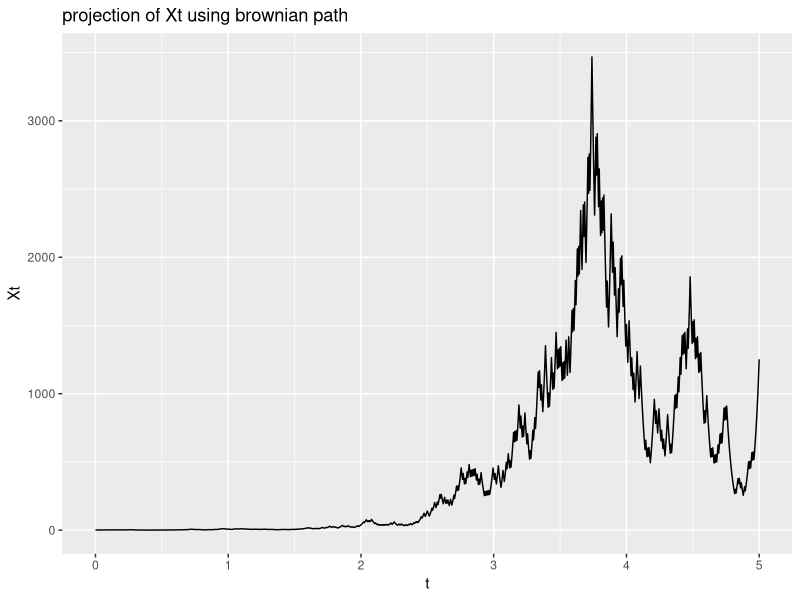
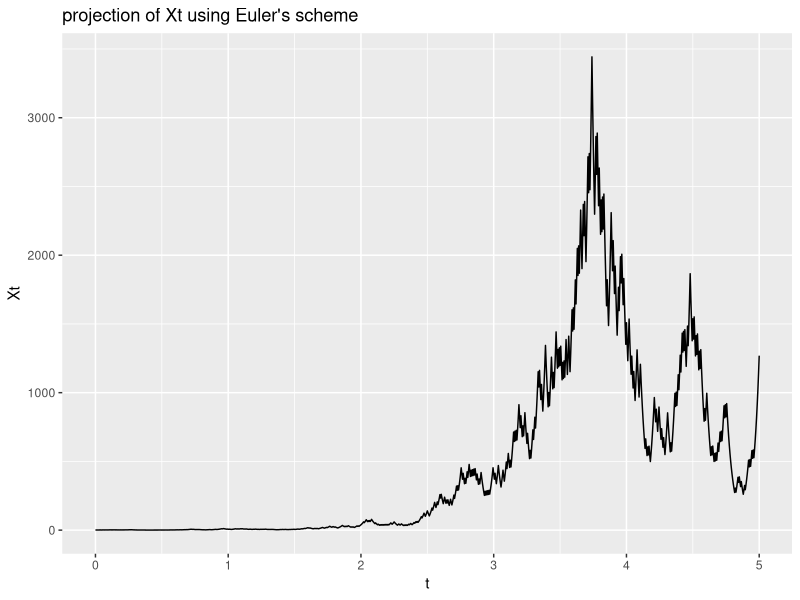

Source code (R) for these figures, in order:
## ---- chunk 1
knitr::opts_chunk$set(echo = TRUE)
## ---- chunk 2
library(ggplot2)

Sn <- function(n,T = 5){
  # Create function that produces random walk with step size sqrt(T/n)
  stepsize <- sqrt(T/n)
  Z <- rbinom(n+1,1,0.5)
  Z[Z==1] <- stepsize
  Z[Z==0] <- -stepsize
  B <- rep(0,n+1)
  for ( i in 1:n+1) { 
    B[i] = B[i-1] + Z[i] }
  return(B)
}

# Now plot the process Xn(t) for n = 1000 using a Brownian path
T <- 5
n <- 1000
B <- Sn(n)
t <- seq(0,T,length.out = length(B))
X <- exp(1.5*B+(2-1.5**2/2)*t)
dd1 <- as.data.frame(cbind(t,X))
q1 <- ggplot(data=dd1, aes(x=t)) + 
  geom_line(aes(y=X)) +
  ggtitle("projection of Xt using brownian path")+
  ylab("Xt") + xlab("t") 
q1

# Using the same Brownian with Euler's scheme
E <- rep(1,n+1)
for ( i in 1:n+1) { 
    E[i] = E[i-1] + 1.5*E[i-1]*(B[i]-B[i-1]) + 2*E[i-1]*T/n }
dd2 <- as.data.frame(cbind(t,E))
q2 <- ggplot(data=dd2, aes(x=t)) + 
  geom_line(aes(y=E)) +
  ggtitle("projection of Xt using Euler's scheme")+
  ylab("Xt") + xlab("t") 
q2

